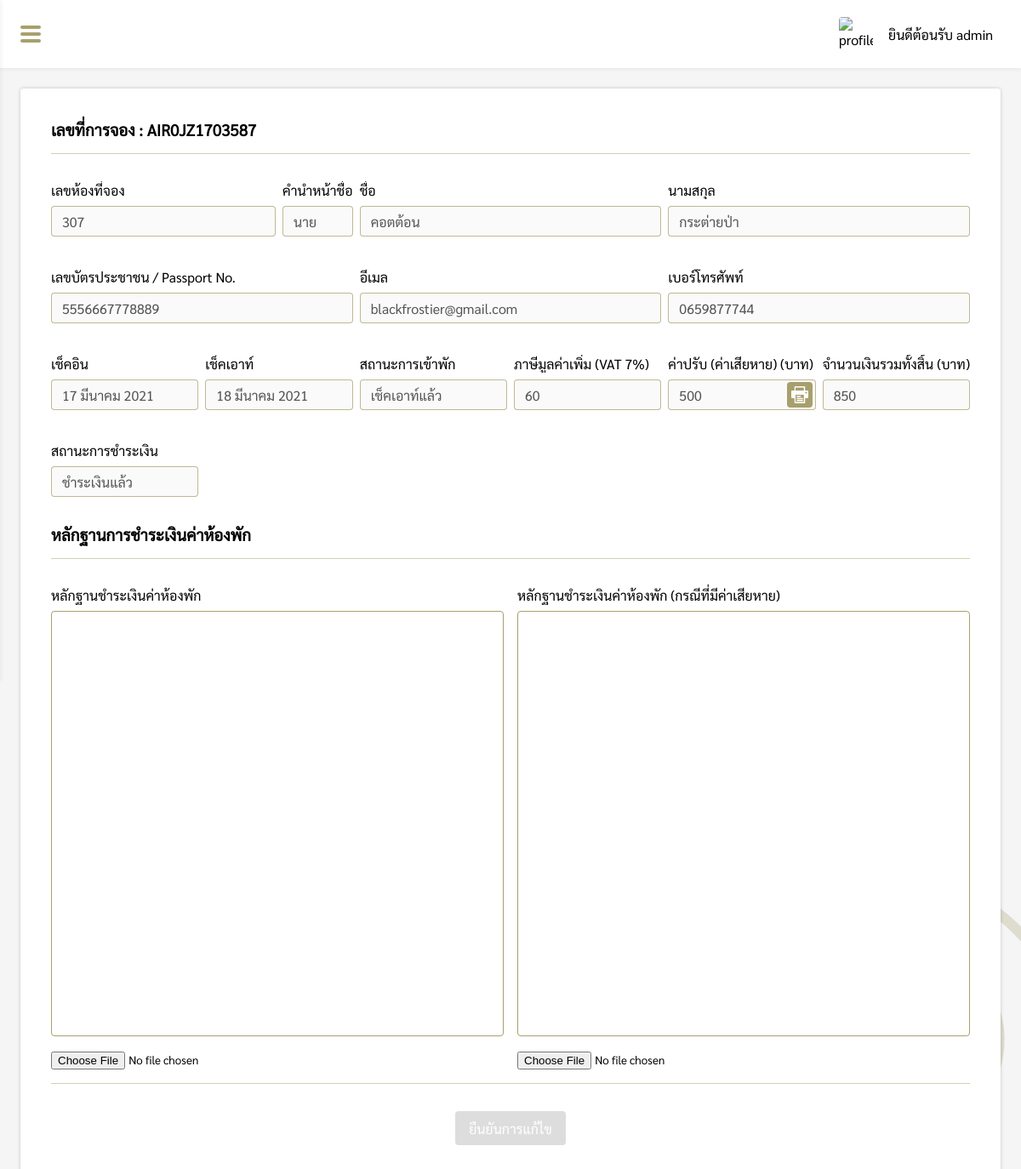
The app's page /pages/manage/dailyCost/dailyCostDetail.php?dailycost_id=18 (signed in) with its own data.
### tables this page shows
CREATE TABLE `dailycost` (
  `dailycost_id` int(11) NOT NULL,
  `code` varchar(13) NOT NULL,
  `damages` float(11,2) DEFAULT NULL,
  `total_allprice` float(11,2) NOT NULL,
  `pay_status` varchar(20) NOT NULL,
  `pay_img` varchar(100) DEFAULT NULL,
  `payafter_d_img` varchar(100) DEFAULT NULL
);

CREATE TABLE `daily` (
  `daily_id` int(11) NOT NULL,
  `name_title` varchar(10) NOT NULL,
  `firstname` varchar(50) NOT NULL,
  `lastname` varchar(50) NOT NULL,
  `id_card` varchar(13) NOT NULL,
  `email` varchar(100) NOT NULL,
  `tel` varchar(10) NOT NULL,
  `code` varchar(13) NOT NULL,
  `check_in` varchar(20) NOT NULL,
  `check_out` varchar(20) NOT NULL,
  `night` int(11) NOT NULL,
  `people` int(11) NOT NULL,
  `air_room` int(11) NOT NULL,
  `fan_room` int(11) NOT NULL,
  `daily_status` varchar(20) NOT NULL,
  `air_price` float(11,2) NOT NULL,
  `fan_price` float(11,2) NOT NULL,
  `total_price` float(11,2) NOT NULL,
  `payment_price` float(11,2) NOT NULL,
  `deposit_date` varchar(20) DEFAULT NULL,
  `payment_img` varchar(100) DEFAULT NULL,
  `warning_date` varchar(20) DEFAULT NULL,
  `room_select` varchar(100) DEFAULT NULL
);

### pages/manage/dailyCost/dailyCostDetail.php (the view, shortened to what this page needs)
<?php
if($_SESSION['level'] == 'admin' || $_SESSION['level'] == 'employee'){
    include('../../connection.php');
    $dailycost_id = $_REQUEST['dailycost_id'];
    function DateThai($strDate)
    {
        $strYear = date("Y",strtotime($strDate));
        $strMonth= date("n",strtotime($strDate));
        $strDay= date("d",strtotime($strDate));
        $strMonthCut = Array("","มกราคม", "กุมภาพันธ์", "มีนาคม","เมษายน", "พฤษภาคม", "มิถุนายน", "กรกฎาคม","สิงหาคม", "กันยายน", "ตุลาคม", "พฤศจิกายน", "ธันวาคม");
        $strMonthThai=$strMonthCut[$strMonth];
        return "$strDay $strMonthThai $strYear";
    }
    $sql = "SELECT a.*, b.* FROM dailycost a INNER JOIN daily b ON a.dailycost_id = b.daily_id WHERE a.dailycost_id = $dailycost_id";
    $result = mysqli_query($conn, $sql)or die ("Error in query: $sql " . mysqli_error());
    $row = mysqli_fetch_array($result);
    if($row != null){
        extract($row);
    }
?>
<!DOCTYPE html>
<html lang="en">
<head>
    <link rel="stylesheet" href="../../../css/dailyCostDetail.css">
    <link rel="stylesheet" href="../../../css/navbar.css">
</head>
<body>
    <?php include('../../../components/sidebar.php'); ?>
    <div class="box">
        <div id="box-padding" style="padding:24px;">
            <div class="dailyCostDetail-box">
                <h3>เลขที่การจอง : <?php echo $code; ?></h3>
                <div class="hr"></div>
                <div>
                    <div class="grid-container">
                        <div class="room_select">
                            <p>เลขห้องที่จอง</p>
                            <input type="text" value="<?php echo $room_select; ?>" disabled>
                        </div>
                        <div class="name_title">
                            <p>คำนำหน้าชื่อ</p>
                            <input type="text" value="<?php echo $name_title; ?>" disabled>
                        </div>
                        <div class="firstname">
                            <p>ชื่อ</p>
                            <input type="text" value="<?php echo $firstname; ?>" disabled>
                        </div>
                        <div class="lastname">
                            <p>นามสกุล</p>
                            <input type="text" value="<?php echo $lastname; ?>" disabled>
                        </div>
                        <div class="id_card">
                            <p>เลขบัตรประชาชน / Passport No.</p>
                            <input type="text" value="<?php echo $id_card; ?>" disabled>
                        </div>
                        <div class="email">
                            <p>อีเมล</p>
                            <input type="email" value="<?php echo $email; ?>" disabled>
                        </div>
                        <div class="tel">
                            <p>เบอร์โทรศัพท์</p>
                            <input type="tel" value="<?php echo $tel; ?>" disabled>
                        </div>
                        <div class="check_in">
                            <p>เช็คอิน</p>
                            <input type="text" value="<?php echo DateThai($check_in); ?>" disabled>
                        </div>
                        <div class="check_out">
                            <p>เช็คเอาท์</p>
                            <input type="text" value="<?php echo DateThai($check_out); ?>" disabled>
                        </div>
                        <div class="daily_status">
                            <p>สถานะการเข้าพัก</p>
                            <input type="text" value="<?php echo $daily_status; ?>" disabled>
                        </div>
                        <div class="vat">
                            <p>ภาษีมูลค่าเพิ่ม (VAT 7%)</p>
                            <input type="text" value="<?php echo number_format(ceil((($total_allprice * 7) / 100))); ?>" disabled>
                        </div>
                        <div class="damages">
                            <p>ค่าปรับ (ค่าเสียหาย) (บาท)</p>
                            <input type="text" value="<?php echo number_format($damages); ?>" disabled>
                            <?php
                            if($damages != 0){
                            ?>
                            <a href="receipt_damages.php?code=<?php echo $code; ?>" class="print" target="_blank"></a>
                            <?php } ?>
                        </div>
                        <div class="total_allprice">
                            <p>จำนวนเงินรวมทั้งสิ้น (บาท)</p>
                            <input type="text" value="<?php echo number_format($total_allprice); ?>" disabled>
                        </div>
                        <div class="status">
                            <p>สถานะการชำระเงิน</p>
                            <input type="text" value="<?php echo $pay_status ?>" disabled>
                        </div>
                    </div>
                </div>
                <form action="function/addImage.php?dailycost_id=<?php echo $dailycost_id; ?>" method="POST"
                    enctype="multipart/form-data">
                    <div id="copy-box" style="padding-top:32px;">
                        <h3>หลักฐานการชำระเงินค่าห้องพัก</h3>
                        <div class="hr"></div>
                        <div class="pay_grid">
                            <div>
                                <p>หลักฐานชำระเงินค่าห้องพัก</p>
                                <div class="img-box" id="img-box">
                                </div>
                                <?php
                                if($pay_img == null){
                                ?>
                                <div style="padding-top:16px;">
                                    <input type="file" name="file" id="file" class="inputfile" />
                                </div>
                                <?php } ?>
                            </div>
                            <div>
                                <p>หลักฐานชำระเงินค่าห้องพัก (กรณีที่มีค่าเสียหาย)</p>
                                <div class="img-box" id="img-box2">
                                </div>
                                <?php
                                if($payafter_d_img == null){
                                ?>
                                <div style="padding-top:16px;">
                                    <input type="file" name="file2" id="file2" class="inputfile" />
                                </div>
                                <?php } ?>
                            </div>
                        </div>
                    </div>
                    <?php
                    if($pay_img == null || $payafter_d_img == null){
                    ?>
                    <div class="hr"></div>
                    <div style="display:flex;justify-content:center;align-items:center;">
                        <button id="submitForm" disabled>ยืนยันการแก้ไข</button>
                    </div>
                    <?php } ?>
                </form>
            </div>
        </div>
    </div>
</body>
</html>
<?php
}else{
    Header("Location: ../../login.php");
}
?>

### css/dailyCostDetail.css (style rules this page uses)
* { margin: 0; padding: 0; box-sizing: border-box; font-family: Sarabun; }
.box { padding: 80px 0 0 260px; }
.dailyCostDetail-box { width: 100%; min-height: 800px; padding: 36px; border-radius: 4px; background-color: #fff; -webkit-box-shadow: 0px 0px 4px 0px rgba(0, 0, 0, 0.2); -moz-box-shadow: 0px 0px 4px 0px rgba(0, 0, 0, 0.2); box-shadow: 0px 0px 4px 0px rgba(0, 0, 0, 0.2); }
.hr { margin: 16px auto 32px auto; border-bottom: 1px solid rgb(131, 120, 47, 0.7); opacity: 0.5; }
.grid-container { display: grid; grid-template-columns: 1fr 1fr 1fr 1fr 1fr 1fr 1fr 1fr 1fr 1fr 1fr 1fr; grid-template-areas: "room_select room_select room_select name_title firstname firstname firstname firstname lastname lastname lastname lastname" "id_card id_card id_card id_card email email email email tel tel tel tel" "check_in check_in check_out check_out daily_status daily_status vat vat damages damages total_allprice total_allprice" "status status . . . . . . . . . ."; gap: 16px 8px; }
.room_select { grid-area: room_select; height: 86px; }
.name_title { grid-area: name_title; height: 86px; }
.firstname { grid-area: firstname; height: 86px; }
.lastname { grid-area: lastname; height: 86px; }
.id_card { grid-area: id_card; height: 86px; }
.email { grid-area: email; height: 86px; }
.tel { grid-area: tel; height: 86px; }
.check_in { grid-area: check_in; height: 86px; }
.check_out { grid-area: check_out; height: 86px; }
.daily_status { grid-area: daily_status; height: 86px; }
.vat { grid-area: vat; height: 86px; }
.damages { grid-area: damages; height: 86px; position: relative; }
.total_allprice { grid-area: total_allprice; height: 86px; }
.status { grid-area: status; }
.grid-container p { text-overflow: ellipsis; display: block; overflow: hidden; white-space: nowrap; }
.box .dailyCostDetail-box .print { width: 30px; height: 30px; position: absolute; top: 32px; right: 4px; background-image: url("../img/tool/printer.png"); background-color: rgb(131, 120, 47, 0.7); background-repeat: no-repeat; background-position: center; border-radius: 4px; transition: 0.3s; }
.box .dailyCostDetail-box input:not([type=file]) { margin-top: 8px; width: 100%; height: 36px; padding: 0 12px; border: 1px solid rgb(131, 120, 47, 0.5); border-radius: 4px; font-size: 16px; outline: none; transition: 0.3s; }
.box .dailyCostDetail-box .pay_grid { display: grid; grid-template-columns: 1fr 1fr; column-gap: 16px; }
.box .dailyCostDetail-box .img-box { margin-top: 8px; width: 100%; height: 500px; border: 1px solid rgb(131, 120, 47, 0.7); border-radius: 4px; position: relative; }
.dailyCostDetail-box button { width: auto; height: 40px; padding: 0 16px; border-radius: 4px; border: none; background-color: rgb(131, 120, 47, 0.7); font-size: 16px; font-weight: 500; color: #fff; cursor: pointer; transition: 0.3s; }
.dailyCostDetail-box button:disabled { background-color: #ddd; cursor: default; }
@media screen and (max-width: 1599px) { .box { padding: 80px 0 0 calc(100% - 1340px); } }
@media screen and (max-width: 1569px) { .box { padding: 80px 0 0 230px; } }
@media screen and (max-width: 1449px) { .box { padding: 80px 0 0 0; } }

### css/navbar.css (style rules this page uses)
* { margin: 0; padding: 0; box-sizing: border-box; font-family: Sarabun; }
body { width: 100%; min-height: 100vh; background: url(../img/tool/submain-banner.png) #f5f5f5 no-repeat bottom right; }

### records on screen
dailycost: daily.code "AIR0JZ1703587", room_select "307", name_title "นาย", firstname "คอตต้อน", lastname "กระต่ายป่า", id_card "5556667778889", email "blackfrostier@gmail.com", tel "0659877744", check_in "17 มีนาคม 2021", check_out "18 มีนาคม 2021", daily_status "เช็คเอาท์แล้ว", total_allprice "60", damages "500", total_allprice "850", pay_status "ชำระเงินแล้ว"

### other values on screen
$_SESSION['name'] "admin"
